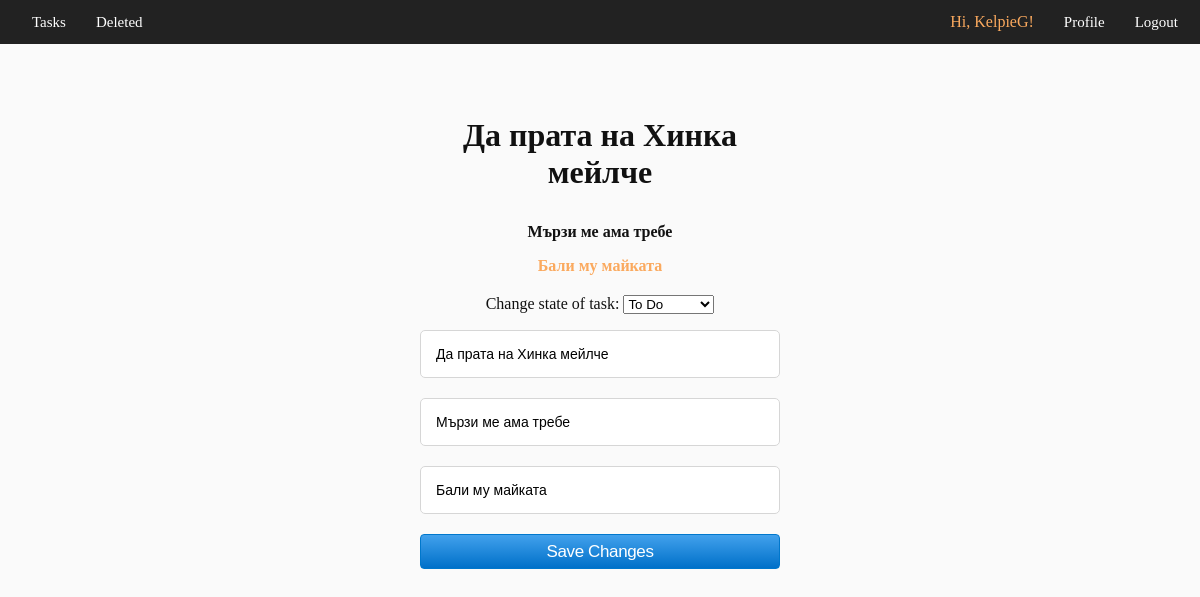
Page /edit_task/5 (signed in) on the committed database.
### tables this page shows
CREATE TABLE users
    (
        id INTEGER PRIMARY KEY AUTOINCREMENT,
        username TEXT,
        email TEXT,
        password TEXT
    );

CREATE TABLE tasks
    (
        id INTEGER PRIMARY KEY AUTOINCREMENT,
        title TEXT,
        description TEXT,
        deadline TEXT,
        state TEXT,
        user_id INTEGER,
        FOREIGN KEY(user_id) REFERENCES users(id)
    );

### main.py (the view, shortened to what this page needs)
@app.route("/edit_task/<int:id>", methods = ["GET", "POST"])
@require_login
def edit_task(id):
    task = Task.find_by_id(id)
    user = User.find_by_email(session.get("EMAIL"))
    form = TaskForm()
    if user.id != task.user_id:
        error_logger.error("Couldn't move with title %s couldn't be edited. Forbidden access", task.title)
        return redirect('/tasks')
    form.title.data = task.title
    form.deadline.data = task.deadline
    form.description.data = task.description
    form.state.default = task.state
    return render_template("edit_task.html", user = user, form = form, task = task)

### form_config.py
class TaskForm(FlaskForm):
    title = StringField("title", [InputRequired()])
    description = StringField("description")
    deadline = StringField("deadline")
    state = SelectField("state", choices = [('0', "To Do"), ('1', "In Progress"), ('2', "Completed"), ('3', "Deleted")])

### database.py (called while the page is built)
    def __enter__(self):
        self.conn = sqlite3.connect(DB_NAME)
        return self.conn.cursor()

    def __exit__(self, type, value, traceback):
        self.conn.commit()

### main.py (called while the page is built)
def require_login(func):
    @wraps(func)
    def wrapper(*args, **kwargs):
        if not session.get("SIGNED_IN"):
            return redirect('/login')
        return func(*args, **kwargs)
    return wrapper

### task.py (called while the page is built)
    @staticmethod
    def find_by_id(id):
        if not id:
            return None
        with DB() as db:
            row = db.execute('''SELECT * FROM tasks WHERE id = ?''', (id,)).fetchone()
            if row:
                return Task(*row)

### user.py (called while the page is built)
    @staticmethod
    def find_by_email(email):
        if not email:
            return None
        with DB() as db:
            row = db.execute('''SELECT * FROM users WHERE email = ?''', (email,)).fetchone()
            if row:
                return User(*row)

### templates/edit_task.html (shortened to what this page needs)
<!DOCTYPE html>
<html lang="en">
    <head>
        <link
            rel="stylesheet"
            href="{{ url_for('static', filename='css/style.css') }}"
        />
        <link
            rel="stylesheet"
            href="{{ url_for('static', filename='css/login.css') }}"
        />
    </head>
    <body id="body">
        <header>
            <nav class="navigation-bar left-nav">
                <ul>
                    <li>
                        <a href="/tasks">Tasks</a>
                    </li>
                    <li>
                        <a href="/deleted">Deleted</a>
                    </li>
                </ul>
            </nav>
            <nav class="navigation-bar right-nav">
                <ul>
                    <li>
                        <span class="name">Hi, {{ user.username }}!</span>
                    </li>
                    <li>
                        <a href="/edit_profile/{{ user.id }}">Profile</a>
                    </li>
                    <li>
                        <a href="/logout">Logout</a>
                    </li>
                </ul>
            </nav>
        </header>
        <div class="page-content">
            <div class="form">
                <form action="/edit_task/{{ task.id }}" method="post">
                    <div class="current-info">
                        <p class="title">{{ form.title.data }}</p>
                        <p class="description">{{ form.description.data }}</p>
                        <p class="deadline">{{ form.deadline.data }}</p>
                    </div>
                    <span>Change state of task: </span>
                    <select name="state">
                        {% for id, state in form.state.choices %}
                            <option value="{{ id }}" {% if form.state.default == id %} selected {% endif %}>
                                {{ state }}
                            </option>
                        {% endfor %}
                    </select>
                    {{ form.title(class_="input-field no-error") }}
                    {{ form.description(class_="input-field no-error") }}
                    {{ form.deadline(class_="input-field no-error") }}
                    <button type="submit" id="button">Save Changes</button>
                </form>
            </div>
        </div>
    </body>
</html>

### static/css/style.css (style rules this page uses)
body { background: #fafafa; font-family: "San Francisco"; margin: 0 auto; }
header { display: flex; flex-direction: row; position: fixed; background: #222; padding: 0 20px; width: 100%; height: 5.5%; }
header a { align-self: center; }
.navigation-bar { display: flex; flex: 1 1 auto; justify-content: flex-end; align-self: center; margin: 1%; }
.right-nav { justify-content: flex-end; }
.left-nav { justify-content: flex-start; }
.navigation-bar ul { margin: 0; padding: 0; display: flex; flex-wrap: wrap; list-style: none; }
.navigation-bar li { padding: 0 30px 0 0; }
.navigation-bar li a { color: #fff; font-size: 15px; font-weight: 400; text-decoration: none; }
.name { color: #faa95e; cursor: pointer; }
.page-content { position: fixed; margin: 0 auto; top: 5vh; height: 95vh; width: 100vw; color: #111; text-align: center; }
#button { font-size: 17px; line-height: 1.47059; font-weight: 400; letter-spacing: -0.022em; background-color: #0070c9; background: linear-gradient(#42a1ec, #0070c9); border: 1px solid #07c; border-radius: 4px; color: #fff; cursor: pointer; min-width: 30px; padding: 4px 15px; text-align: center; white-space: nowrap; width: 100%; margin-bottom: 20px; }

### static/css/login.css (style rules this page uses)
.form { margin: 0 auto; max-width: 360px; border-radius: 5px; padding: 45px; text-align: center; }
.input-field { font-size: 14px; width: 100%; padding: 15px; box-sizing: border-box; border-radius: 5px; border: 1px solid #d6d6d6; }
.no-error { margin: 0 0 20px; }
.current-info { margin-bottom: 20px; font-weight: bold; }
.current-info .title { font-size: 2em; }
.current-info .description { font-size: 1em; }
.current-info .deadline { font-size: 1em; color: #faa95e; }

### rows in the picture
users: username "KelpieG"
tasks: title.data "Да прата на Хинка мейлче", description.data "Мързи ме ама требе", deadline.data "Бали му майката", title "Да прата на Хинка мейлче", description "Мързи ме ама требе", deadline "Бали му майката"

### other values in the picture
form field state "To Do"
